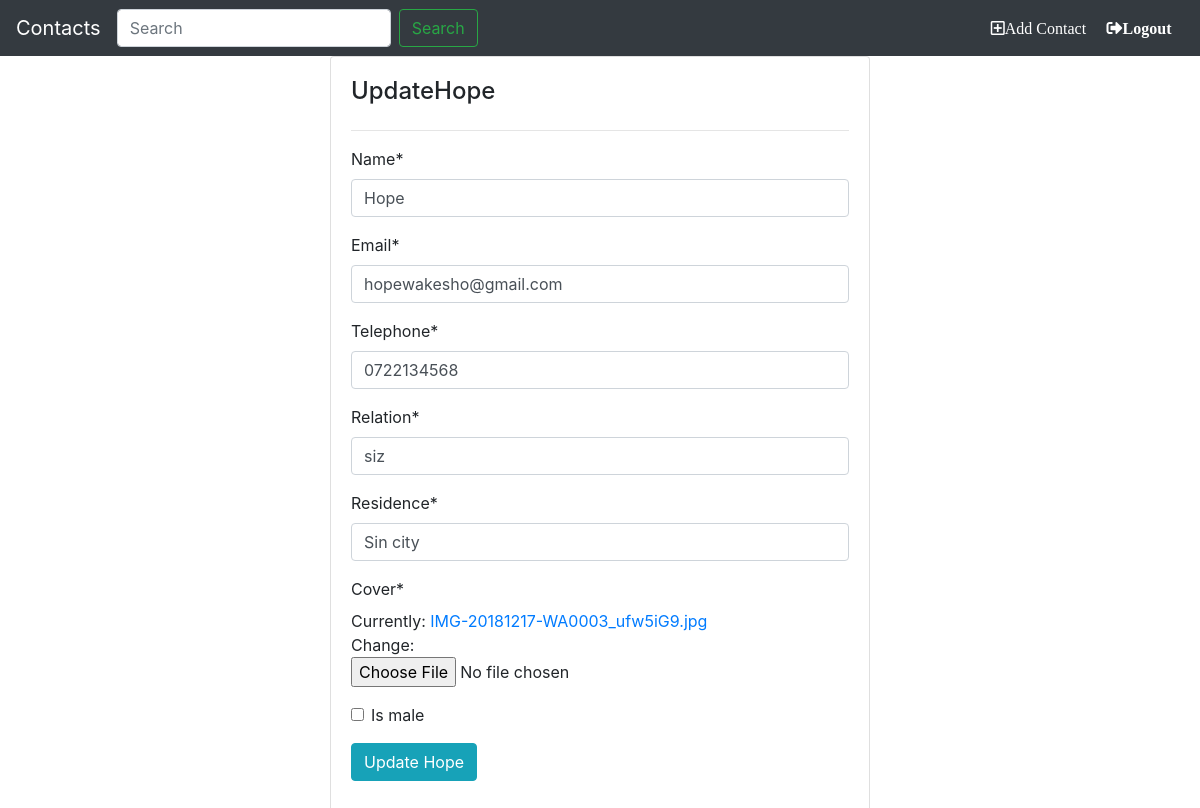
/1/update-contact, run on the app's committed database.
### phonebook/models.py (models this page shows, shortened)
class Contact(models.Model):
    user = models.ForeignKey(User,on_delete=models.CASCADE)
    name = models.CharField(max_length=45)
    email = models.EmailField()
    telephone = models.CharField(max_length=15)
    relation = models.CharField(max_length=45)
    residence = models.CharField(max_length=45)
    cover = models.FileField()
    is_male = models.BooleanField(default=True)
    created = models.DateTimeField(default=timezone.now)

### phonebook/views.py (the view)
# urls.py: path('<int:pk>/update-contact', views.ContactUpdateView.as_view(), name='update-contact'),
class ContactUpdateView(UpdateView):
        model = Contact
        fields = ['name', 'email', 'telephone',
                  'relation', 'residence',
                  'cover', 'is_male'
        ]

### phonebook/templates/phonebook/contact_form.html (shortened to what this page needs)
{% extends 'phonebook/base.html'%}
{% load crispy_forms_tags %}
{% block content %}
<div class="container">
    <div class="row">
        <div class="col-sm-3"></div>
        <div class="col-sm-6">
            <div class="card card-body">
                <h4>{% if object %}Update{{object.name}}{% else %}Add Contact{% endif %}</h4>
                <hr>
                <form class="form-horizontal" method="post" enctype="multipart/form-data" >
                    {{form|crispy}}
                    <div class="form-group">
                        <button type="submit" class="btn btn-info">{%if object%} Update {{object.name}} {%else%}Submit{%endif%}</button>
                    </div>
                </form>
            </div>
        </div>
    </div>
</div>
{% endblock %}

### data on the page
Contact: name "Hope", email "hopewakesho@gmail.com", telephone "0722134568", relation "siz", residence "Sin city"
